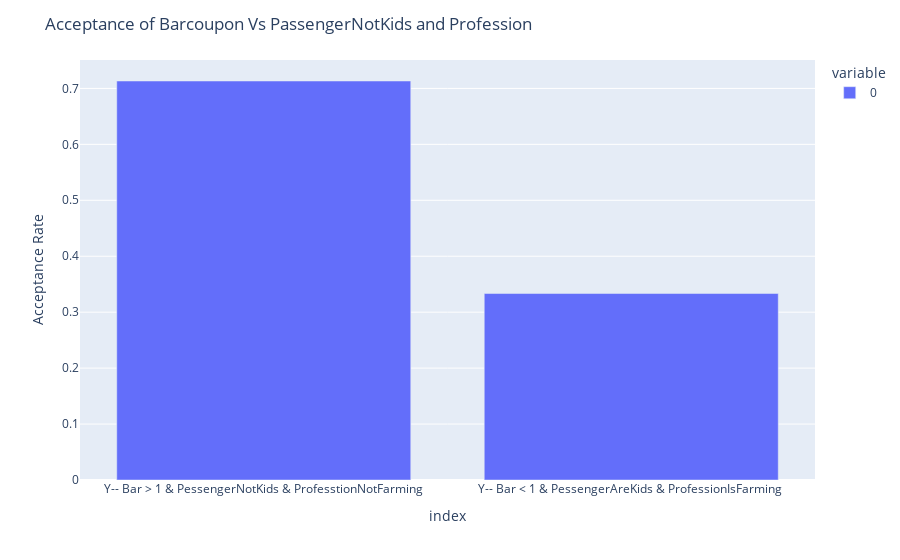

This figure's notebook cell:
### Code cell
# Plotly visualization to visualize the above criteria.
fig = px.bar(c)
fig.update_layout(
    title='Acceptance of Barcoupon Vs PassengerNotKids and Profession',   
    yaxis=dict(title='Acceptance Rate')       
)
fig.show()

# Findings: The rate of acceptance is clearly high (0.71 )in the people who does not accompany kids 
# and by profession they do other than FarmingFishingForestry..(0.33)

### Figure 1 — Plotly figure (JSON) as saved in the notebook; plotly's stock layout.template omitted (floating-point values rounded to 4 significant figures)
{"data": [{"alignmentgroup": "True", "hovertemplate": "variable=0<br>index=%{x}<br>value=%{y}<extra></extra>", "legendgroup": "0", "marker": {"color": "#636efa", "pattern": {"shape": ""}}, "name": "0", "offsetgroup": "0", "orientation": "v", "showlegend": true, "textposition": "auto", "type": "bar", "x": ["Y-- Bar > 1 & PessengerNotKids & ProfesstionNotFarming", "Y-- Bar < 1 & PessengerAreKids & ProfessionIsFarming "], "xaxis": "x", "y": [0.7132, 0.3333], "yaxis": "y"}], "layout": {"barmode": "relative", "legend": {"title": {"text": "variable"}, "tracegroupgap": 0}, "margin": {"t": 60}, "title": {"text": "Acceptance of Barcoupon Vs PassengerNotKids and Profession"}, "xaxis": {"anchor": "y", "domain": [0, 1], "title": {"text": "index"}}, "yaxis": {"anchor": "x", "domain": [0, 1], "title": {"text": "Acceptance Rate"}}}}
